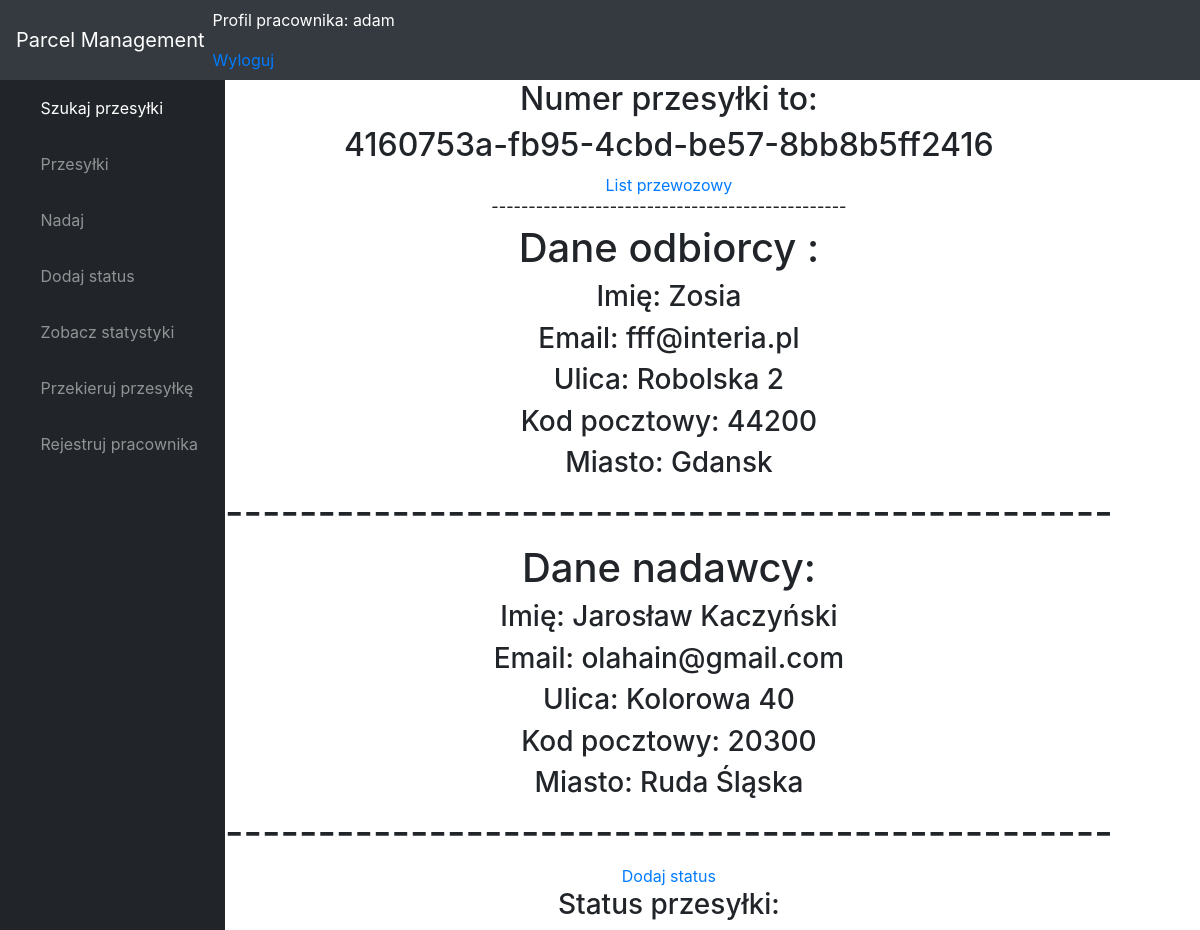
Screenshot of /nadano/4160753afb954cbdbe578bb8b5ff2416/181/ (signed in) with the database file from the repository.
### parcelmanagement/models.py (models this page shows, shortened)
class Parcel(models.Model):
    CATEGORY = (
        ("Niestandardowa" , "Niestandardowa"),
        ("Standardowa" , "Standardowa"),
        )
    parcelnumber = models.UUIDField(default = uuid.uuid4,unique = True,editable=False)
    price = models.FloatField(null = True)
    product = models.CharField(max_length=200,null=True,choices=CATEGORY)
    Sender = models.ForeignKey(Customer,on_delete=models.PROTECT,related_name='sender')
    Receiver = models.ForeignKey(Customer,on_delete = models.PROTECT,related_name='receiver')
    description = models.CharField(max_length=300,null=True)
    created = models.DateTimeField(auto_now_add=True)
    class Meta:
        ordering = ('-created',)

class Customer(models.Model):
    name = models.CharField(max_length=200)
    phone = models.CharField(max_length=11)
    EmailAdress = models.EmailField(blank = True)
    Street = models.CharField(max_length = 30)
    PostalCode = models.BigIntegerField()
    City = models.CharField(max_length=100)

### parcelmanagement/views.py (the view)
# urls.py: path('nadano/<str:number>/<int:pk>/',views.udaneNadanie,name = 'udaneNadanie'),
@login_required(login_url='login')
def udaneNadanie(request,number,pk):
    parcel1  = get_object_or_404(Parcel, pk = pk,
                               parcelnumber=number)
    statusy = ParcelStatus.objects.all().filter(parcel_number=parcel1.id)
    return render(request, 'udaneNadanie.html', {'parcel1': parcel1,'statusy':statusy}, )

### parcelmanagement/templatetags/auth_extras.py (called while the page is built)
@register.filter(name='has_group')
def has_group(user, group_name):
    group = Group.objects.get(name=group_name)
    return True if group in user.groups.all() else False

### templates/udaneNadanie.html (shortened to what this page needs)
{% extends 'index.html' %}
{% load static %}
{% block content %}
    <center>
<h2> Numer przesyłki to:</h2>
        <h2>{{ parcel1.parcelnumber }}</h2>
 <a href = "{% url 'list' pk=parcel1.id  %}">List przewozowy</a>
        <h6> ------------------------------------------------</h6>
        <h1> Dane odbiorcy :</h1>
    <h3>Imię: {{ parcel1.Receiver.name }}</h3>
    <h3>Email: {{ parcel1.Receiver.EmailAdress }}</h3>
    <h3>Ulica: {{ parcel1.Receiver.Street }}</h3>
    <h3>Kod pocztowy: {{ parcel1.Receiver.PostalCode }}</h3>
    <h3>Miasto: {{ parcel1.Receiver.City }}</h3>
<h1>------------------------------------------------</h1>
            <h1> Dane nadawcy:</h1>
    <h3>Imię: {{ parcel1.Sender.name }}</h3>
    <h3>Email: {{ parcel1.Sender.EmailAdress }}</h3>
    <h3>Ulica: {{ parcel1.Sender.Street }}</h3>
    <h3>Kod pocztowy: {{ parcel1.Sender.PostalCode }}</h3>
    <h3>Miasto: {{ parcel1.Sender.City }}</h3>
    <h1>------------------------------------------------</h1>
    <a href = "{% url 'dodajstatus' pk=parcel1.id number=parcel1.parcelnumber %}">Dodaj status</a>
    <h3>Status przesyłki:</h3>
  </center>
{% endblock %}

### templates/index.html (shortened to what this page needs)
<!DOCTYPE html>
<html lang="en"></html>
{% load static %}
{% load auth_extras %}
<head>
  <link href="{% static 'vendor/fontawesome-free/css/all.min.css' %}" rel="stylesheet" type="text/css">
  <link href="{% static 'vendor/datatables/dataTables.bootstrap4.css' %}" rel="stylesheet">
  <link href="{% static 'css/sb-admin.css' %}" rel="stylesheet">
</head>
<body id="page-top">
  <nav class="navbar navbar-expand navbar-dark bg-dark static-top">
    <a class="navbar-brand mr-1" href="{% url 'home' %}">Parcel Management</a>
    <ul class="navbar-nav ml-auto ml-md-0">
      <li class="nav-item dropdown no-arrow mx-1">
        <span class="hello-msg"><p style ='color:#ffffff'> Profil pracownika: {{request.user}}
        </span></p>
          <span><a href={% url 'logout' %} data-toggle="modal" >Wyloguj</a></span>
      </li>
    </ul>
  </nav>
  <div id="wrapper">
    <ul class="sidebar navbar-nav">
      <li class="nav-item active">
        <a class="nav-link" href="{% url 'search' %}">
          <i class="fas fa-fw fa-tachometer-alt"></i>
          <span>Szukaj przesyłki</span>
        </a>
      </li>
      <li class="nav-item">
        <a class="nav-link" href="{% url 'test_response' %}">
          <i class="fas fa-fw fa-chart-area"></i>
          <span>Przesyłki</span></a>
      </li>
      <li class="nav-item">
        <a class="nav-link" href="{% url 'dodaj' %}">
          <i class="fas fa-fw fa-table"></i>
          <span>Nadaj</span></a>
      </li>
              <li class="nav-item">
        <a class="nav-link" href="{% url 'dodaj_status' %}">
          <i class="fas fa-fw fa-table"></i>
          <span>Dodaj status</span></a>
      </li>
              <li class="nav-item">
        <a class="nav-link" href="{% url 'statystyki' %}">
          <i class="fas fa-fw fa-table"></i>
          <span>Zobacz statystyki</span></a>
      </li>
                      <li class="nav-item">
        <a class="nav-link" href="{% url 'przekieruj' %}">
          <i class="fas fa-fw fa-table"></i>
          <span>Przekieruj przesyłkę</span></a>
      </li>
{% if request.user|has_group:"admin" %}
                      <li class="nav-item">
        <a class="nav-link" href="{% url 'registerpage' %}">
          <i class="fas fa-fw fa-table"></i>
          <span>Rejestruj pracownika</span></a>
      </li>
        {% endif %}
    </ul>
{% block content %}{% endblock %}
</body>
</html>

### rows the page displays
Parcel: parcelnumber "4160753a-fb95-4cbd-be57-8bb8b5ff2416", Receiver.name "Zosia", Receiver.EmailAdress "fff@interia.pl", Receiver.Street "Robolska 2", Receiver.PostalCode "44200", Receiver.City "Gdansk", Sender.name "Jarosław Kaczyński", Sender.EmailAdress "olahain@gmail.com", Sender.Street "Kolorowa 40", Sender.PostalCode "20300", Sender.City "Ruda Śląska"

### other values shown
{{ request.user }} "adam"
